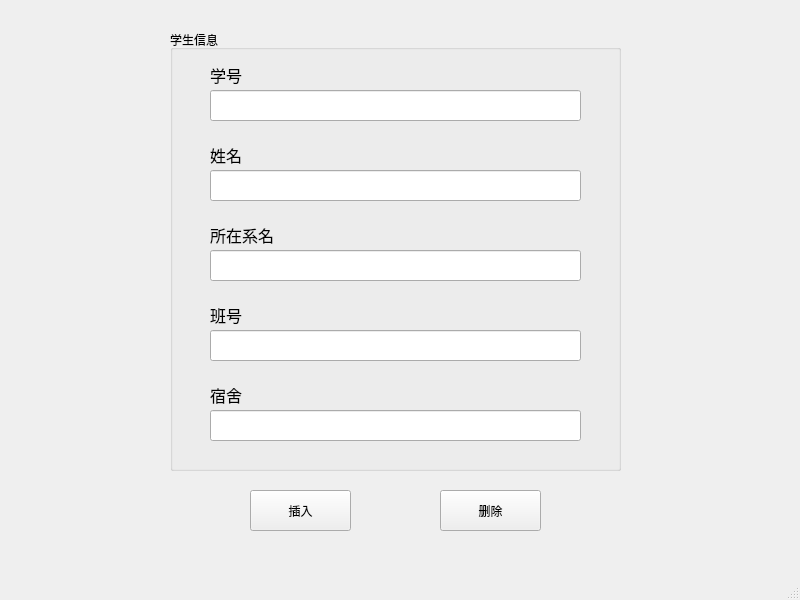
<?xml version="1.0" encoding="UTF-8"?>
<ui version="4.0">
 <class>MainWindow</class>
 <widget class="QMainWindow" name="MainWindow">
  <property name="geometry">
   <rect>
    <x>0</x>
    <y>0</y>
    <width>800</width>
    <height>600</height>
   </rect>
  </property>
  <property name="windowTitle">
   <string>MainWindow</string>
  </property>
  <widget class="QWidget" name="centralwidget">
   <widget class="QPushButton" name="pushButton">
    <property name="geometry">
     <rect>
      <x>250</x>
      <y>490</y>
      <width>101</width>
      <height>41</height>
     </rect>
    </property>
    <property name="text">
     <string>插入</string>
    </property>
   </widget>
   <widget class="QPushButton" name="pushButton_2">
    <property name="geometry">
     <rect>
      <x>440</x>
      <y>490</y>
      <width>101</width>
      <height>41</height>
     </rect>
    </property>
    <property name="text">
     <string>删除</string>
    </property>
   </widget>
   <widget class="QGroupBox" name="groupBox">
    <property name="geometry">
     <rect>
      <x>170</x>
      <y>30</y>
      <width>451</width>
      <height>441</height>
     </rect>
    </property>
    <property name="title">
     <string>学生信息</string>
    </property>
    <widget class="QLabel" name="label">
     <property name="geometry">
      <rect>
       <x>40</x>
       <y>30</y>
       <width>91</width>
       <height>31</height>
      </rect>
     </property>
     <property name="text">
      <string>&lt;html&gt;&lt;head/&gt;&lt;body&gt;&lt;p&gt;&lt;span style=&quot; font-size:12pt;&quot;&gt;学号&lt;/span&gt;&lt;/p&gt;&lt;/body&gt;&lt;/html&gt;</string>
     </property>
    </widget>
    <widget class="QLineEdit" name="lineEdit">
     <property name="geometry">
      <rect>
       <x>40</x>
       <y>60</y>
       <width>371</width>
       <height>31</height>
      </rect>
     </property>
    </widget>
    <widget class="QLineEdit" name="lineEdit_2">
     <property name="geometry">
      <rect>
       <x>40</x>
       <y>140</y>
       <width>371</width>
       <height>31</height>
      </rect>
     </property>
    </widget>
    <widget class="QLabel" name="label_2">
     <property name="geometry">
      <rect>
       <x>40</x>
       <y>110</y>
       <width>91</width>
       <height>31</height>
      </rect>
     </property>
     <property name="text">
      <string>&lt;html&gt;&lt;head/&gt;&lt;body&gt;&lt;p&gt;&lt;span style=&quot; font-size:12pt;&quot;&gt;姓名&lt;/span&gt;&lt;/p&gt;&lt;/body&gt;&lt;/html&gt;</string>
     </property>
    </widget>
    <widget class="QLineEdit" name="lineEdit_3">
     <property name="geometry">
      <rect>
       <x>40</x>
       <y>220</y>
       <width>371</width>
       <height>31</height>
      </rect>
     </property>
    </widget>
    <widget class="QLabel" name="label_3">
     <property name="geometry">
      <rect>
       <x>40</x>
       <y>190</y>
       <width>91</width>
       <height>31</height>
      </rect>
     </property>
     <property name="text">
      <string>&lt;html&gt;&lt;head/&gt;&lt;body&gt;&lt;p&gt;&lt;span style=&quot; font-size:12pt;&quot;&gt;所在系名&lt;/span&gt;&lt;/p&gt;&lt;/body&gt;&lt;/html&gt;</string>
     </property>
    </widget>
    <widget class="QLineEdit" name="lineEdit_4">
     <property name="geometry">
      <rect>
       <x>40</x>
       <y>300</y>
       <width>371</width>
       <height>31</height>
      </rect>
     </property>
    </widget>
    <widget class="QLabel" name="label_4">
     <property name="geometry">
      <rect>
       <x>40</x>
       <y>270</y>
       <width>91</width>
       <height>31</height>
      </rect>
     </property>
     <property name="text">
      <string>&lt;html&gt;&lt;head/&gt;&lt;body&gt;&lt;p&gt;&lt;span style=&quot; font-size:12pt;&quot;&gt;班号&lt;/span&gt;&lt;/p&gt;&lt;/body&gt;&lt;/html&gt;</string>
     </property>
    </widget>
    <widget class="QLineEdit" name="lineEdit_5">
     <property name="geometry">
      <rect>
       <x>40</x>
       <y>380</y>
       <width>371</width>
       <height>31</height>
      </rect>
     </property>
    </widget>
    <widget class="QLabel" name="label_5">
     <property name="geometry">
      <rect>
       <x>40</x>
       <y>350</y>
       <width>91</width>
       <height>31</height>
      </rect>
     </property>
     <property name="text">
      <string>&lt;html&gt;&lt;head/&gt;&lt;body&gt;&lt;p&gt;&lt;span style=&quot; font-size:12pt;&quot;&gt;宿舍&lt;/span&gt;&lt;/p&gt;&lt;/body&gt;&lt;/html&gt;</string>
     </property>
    </widget>
   </widget>
  </widget>
  <widget class="QMenuBar" name="menubar">
   <property name="geometry">
    <rect>
     <x>0</x>
     <y>0</y>
     <width>800</width>
     <height>26</height>
    </rect>
   </property>
  </widget>
  <widget class="QStatusBar" name="statusbar"/>
 </widget>
 <resources/>
 <connections/>
</ui>
